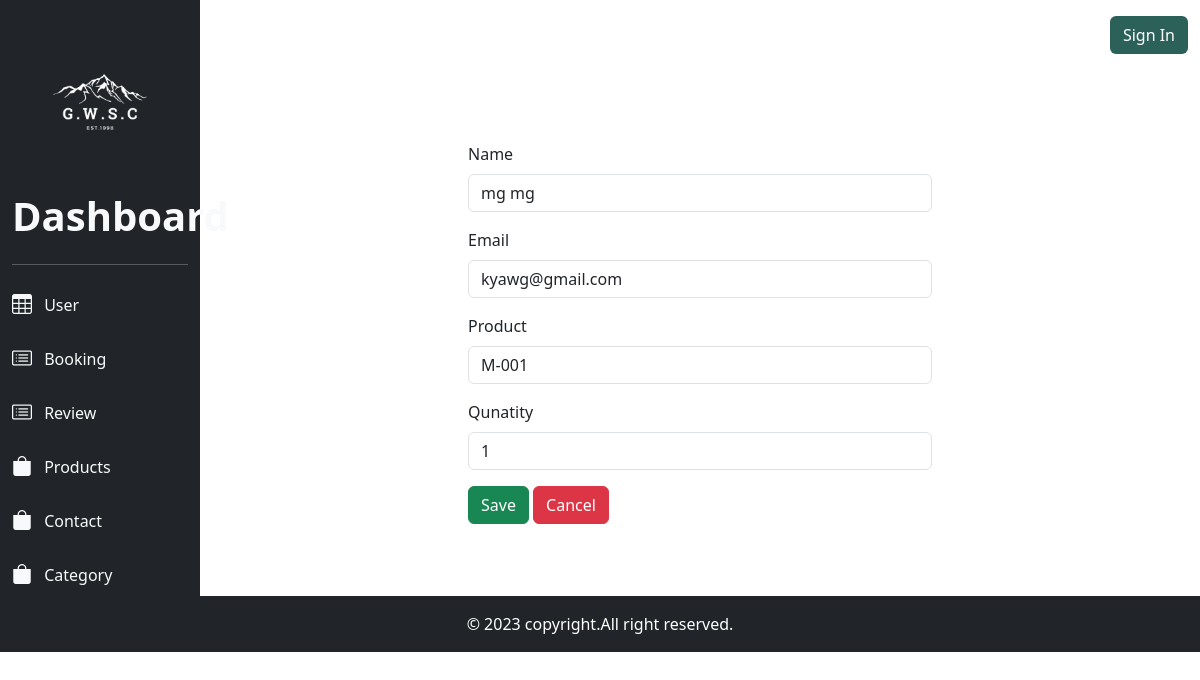
/admin_panel/booking/edit.php?id=2, run on the app's committed database.
### tables this page shows
CREATE TABLE `booking` (
  `id` int(11) NOT NULL,
  `name` varchar(255) NOT NULL,
  `email` varchar(255) NOT NULL,
  `product` varchar(255) NOT NULL,
  `quantity` varchar(255) NOT NULL
);

### admin_panel/booking/edit.php (the view)
<?php
    require_once('../../db/dbconfig.php');
    require_once('header.php');
    $id = $_GET['id'];
    $product_order = $pdo_conn->prepare("SELECT * FROM booking WHERE id=".$id);
    $product_order->execute();
    $product_order_result = $product_order->fetchAll();
?>
<div class="container my-4 py-4 dashboard-bg">
        <div class="row">
            <div class="col-md-6 bg-white py-4 mx-auto">
            <?php
                foreach($product_order_result as $product_order_row){
            ?>
                <form action="update.php?id=<?php echo $product_order_row['id']; ?>" method="POST">
                <div class="mb-3">
                    <label for="name" class="form-label">Name</label>
                    <input type="text" name="name" value="<?php echo $product_order_row['name']; ?>" class="form-control" id="name" placeholder="Name">
                </div>
                <div class="mb-3">
                    <label for="price" class="form-label">Email</label>
                    <input type="email" name="email" value="<?php echo $product_order_row['email']; ?>" class="form-control" id="price" placeholder="email">
                </div>
                <div class="mb-3">
                    <label for="category" class="form-label">Product</label>
                    <input type="text" class="form-control" value="<?php echo $product_order_row['product']; ?>" name="product" id="category" placeholder="guest">
                </div>
                <div class="mb-3">
                    <label for="category" class="form-label">Qunatity</label>
                    <input type="number" class="form-control" value="<?php echo $product_order_row['quantity']; ?>" name="quantity" id="category" placeholder="stock">
                </div>
                <button type="submit" class="btn btn-success">Save</button>
                <a href="booking.php" class="btn btn-danger">Cancel</a>
                </form>
                <?php
                }
                ?>
            </div>
        </div>
    </div>
<?php
    require_once('footer.php');
?>

### css/style.css (style rules this page uses)
body, html { height: 100%; }

### data on the page
booking: name "mg mg", email "kyawg@gmail.com", product "M-001", quantity "1"
